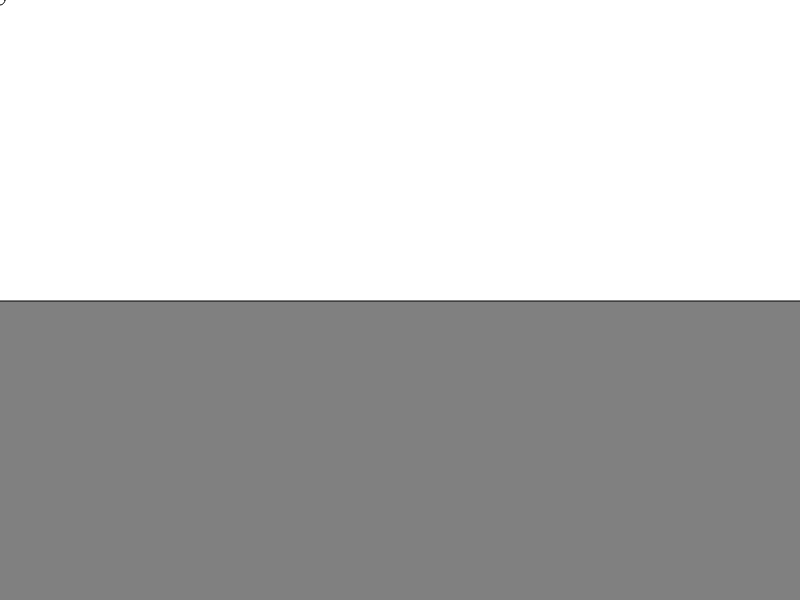
Frame 1 (no input)
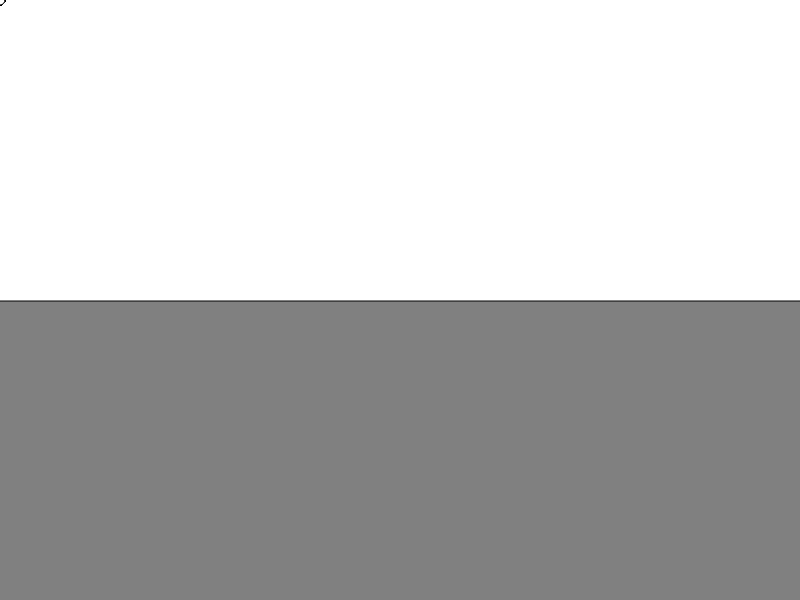
Frame 60 (no input)
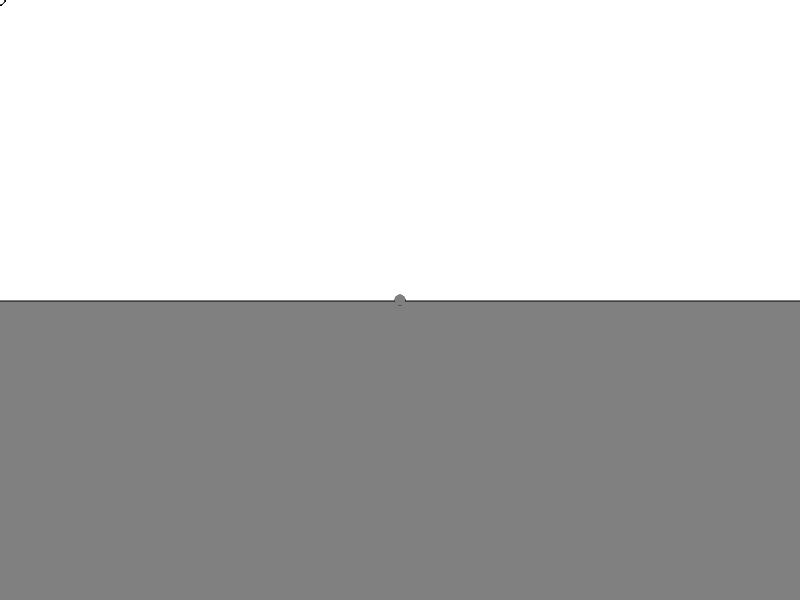
Frame 120 (the mouse pressed at the canvas centre since frame 60)

The p5.js sketch that drew these frames (run headless with seeded random() and noise() and a simulated clock; from frame 60 on, the mouse is pressed at the canvas centre):

// p5.js sketch
// ── sketch.js
function setup() {
  // put setup code here
  createCanvas(displayWidth,displayHeight);
  background('gray');
  noCursor()
  
  rectMode(RADIUS);
  fill('white');
  rect(2,1,displayWidth,300);
  rectMode(CENTER);
}

function draw() {
  // put drawing code here
  if(mouseIsPressed){
    ellipse(mouseX,mouseY,10,10);
    fill('gray');
    strokeWeight(0);
  }
  else{ 
    circle(mouseX,mouseY,10);
    fill('white');
    strokeWeight(1)
  }
}
